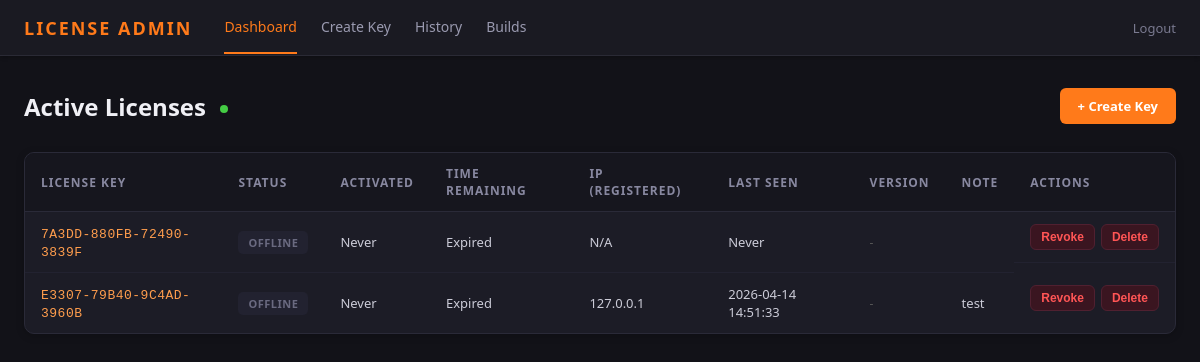
The page / (signed in) on the database as committed earlier.
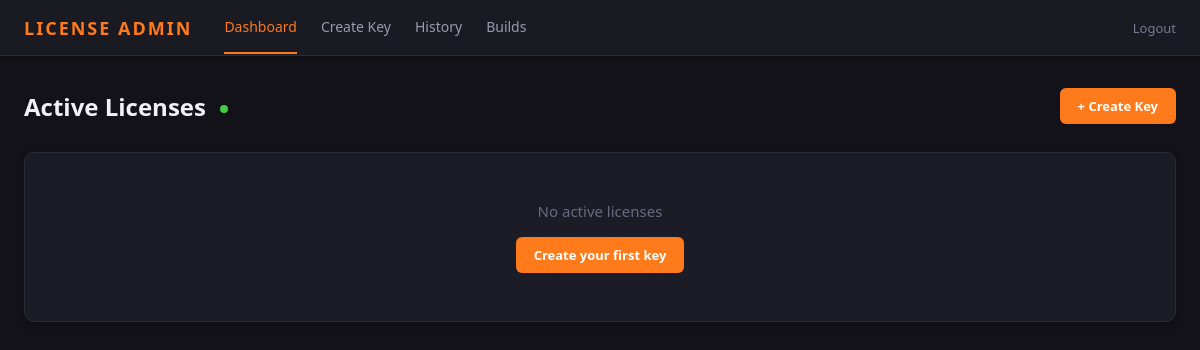
The same page on the database as committed later.
### tables this page shows
CREATE TABLE licenses (
            id INTEGER PRIMARY KEY AUTOINCREMENT,
            license_key TEXT UNIQUE NOT NULL,
            created_at REAL NOT NULL,
            activated_at REAL,
            expires_at REAL,
            duration_seconds INTEGER NOT NULL,
            status TEXT NOT NULL DEFAULT 'pending',
            last_heartbeat REAL,
            last_ip TEXT,
            note TEXT DEFAULT ''
        );

### license_server/server.py (the view)
@app.route("/")
@require_admin
def dashboard():
    conn = get_db()
    now = time.time()
    expire_active_licenses(conn)
    rows = conn.execute(
        "SELECT * FROM licenses WHERE status IN ('active', 'pending', 'suspended') ORDER BY created_at DESC"
    ).fetchall()
    conn.close()
    licenses = []
    for row in rows:
        if row["status"] == "active":
            remaining = row["expires_at"] - now
            remaining_text = format_duration(remaining)
            remaining_seconds = int(remaining)
        elif row["status"] == "suspended" and row["expires_at"]:
            remaining = max(0, row["expires_at"] - now)
            remaining_text = format_duration(remaining) + " (suspended)"
            remaining_seconds = int(remaining)
        else:
            remaining_text = format_duration(row["duration_seconds"])
            remaining_seconds = row["duration_seconds"]
        licenses.append({
            "id": row["id"],
            "key": row["license_key"],
            "created": format_time(row["created_at"]),
            "activated": format_time(row["activated_at"]),
            "remaining": remaining_text,
            "remaining_seconds": remaining_seconds,
            "online": is_online(row["last_heartbeat"]),
            "last_heartbeat": format_time(row["last_heartbeat"]),
            "last_ip": row["last_ip"] or "N/A",
            "registered_ip": row["registered_ip"] or "N/A",
            "note": row["note"] or "",
            "status": row["status"],
            "version": row["launcher_version"] or "",
        })
    return render_template("dashboard.html", licenses=licenses)

### license_server/server.py (called while the page is built, shortened)
def get_db():
    conn = sqlite3.connect(DB_PATH)
    conn.row_factory = sqlite3.Row
    conn.execute("PRAGMA journal_mode=WAL")
    return conn

def format_duration(seconds):
    if seconds <= 0:
        return "Expired"

def format_time(timestamp):
    if not timestamp:
        return "Never"
    return datetime.fromtimestamp(timestamp).strftime("%Y-%m-%d %H:%M:%S")

def is_online(last_heartbeat):
    if not last_heartbeat:
        return False
    return (time.time() - last_heartbeat) < HEARTBEAT_TIMEOUT

def expire_active_licenses(conn):
    now = time.time()
    conn.execute(
        "UPDATE licenses SET status = 'expired' WHERE status = 'active' AND expires_at IS NOT NULL AND expires_at <= ?",
        (now,)
    )
    conn.commit()

def require_admin(f):
    @wraps(f)
    def decorated(*args, **kwargs):
        if not session.get("admin_logged_in"):
            return redirect(url_for("login_page"))
        return f(*args, **kwargs)
    return decorated

### license_server/templates/dashboard.html (shortened to what this page needs)
{% extends "base.html" %}
{% block content %}
<div class="page-header">
    <h1>Active Licenses <span id="live-dot" class="live-indicator"></span></h1>
    <a href="{{ url_for('create_license') }}" class="btn btn-primary">+ Create Key</a>
</div>
<div class="card">
    <div id="license-table-container">
        {% if licenses %}
        <table>
            <thead>
                <tr>
                    <th>License Key</th>
                    <th>Status</th>
                    <th>Activated</th>
                    <th>Time Remaining</th>
                    <th>IP (Registered)</th>
                    <th>Last Seen</th>
                    <th>Version</th>
                    <th>Note</th>
                    <th>Actions</th>
                </tr>
            </thead>
            <tbody id="license-tbody">
                {% for lic in licenses %}
                <tr data-remaining="{{ lic.remaining_seconds }}" data-status="{{ lic.status }}">
                    <td><span class="key-text">{{ lic.key }}</span></td>
                    <td>
                        {% if lic.status == 'pending' %}
                        <span class="badge badge-pending">Pending</span>
                        {% elif lic.status == 'suspended' %}
                        <span class="badge badge-suspended">Suspended</span>
                        {% elif lic.online %}
                        <span class="badge badge-online">Online</span>
                        {% else %}
                        <span class="badge badge-offline">Offline</span>
                        {% endif %}
                    </td>
                    <td>
                        {% if lic.status == 'pending' %}
                        <span style="color: #666;">Not yet</span>
                        {% else %}
                        {{ lic.activated }}
                        {% endif %}
                    </td>
                    <td class="time-remaining" data-seconds="{{ lic.remaining_seconds }}" data-status="{{ lic.status }}">
                        {% if lic.status == 'pending' %}
                        {{ lic.remaining }} <span style="color: #666; font-size: 11px;">(waiting)</span>
                        {% else %}
                        {{ lic.remaining }}
                        {% endif %}
                    </td>
                    <td>
                        {{ lic.last_ip }}
                    </td>
                    <td>{{ lic.last_heartbeat }}</td>
                    <td><span style="color: {% if lic.version %}#ff8c33{% else %}#555{% endif %}; font-size: 12px;">{{ lic.version or '-' }}</span></td>
                    <td>{{ lic.note }}</td>
                    <td class="actions-cell">
                        <form method="POST" action="{{ url_for('revoke_license', license_id=lic.id) }}" onsubmit="return confirm('Revoke this license?')">
                            <button type="submit" class="btn btn-danger btn-sm">Revoke</button>
                        </form>
                        <form method="POST" action="{{ url_for('delete_license', license_id=lic.id) }}" onsubmit="return confirm('Delete this license?')">
                            <button type="submit" class="btn btn-danger btn-sm">Delete</button>
                        </form>
                    </td>
                </tr>
                {% endfor %}
            </tbody>
        </table>
        {% else %}
        <div class="empty-state">
            <p>No active licenses</p>
            <a href="{{ url_for('create_license') }}" class="btn btn-primary">Create your first key</a>
        </div>
        {% endif %}
    </div>
</div>
{% endblock %}

### license_server/templates/base.html (shortened to what this page needs)
<!DOCTYPE html>
<html lang="en">
<head>
</head>
<body>
    <nav class="navbar">
        <div class="brand">LICENSE ADMIN</div>
        <div class="nav-links">
            <a href="{{ url_for('dashboard') }}" class="{% if request.endpoint == 'dashboard' %}active{% endif %}">Dashboard</a>
            <a href="{{ url_for('create_license') }}" class="{% if request.endpoint == 'create_license' %}active{% endif %}">Create Key</a>
            <a href="{{ url_for('history') }}" class="{% if request.endpoint == 'history' %}active{% endif %}">History</a>
            <a href="{{ url_for('builds_page') }}" class="{% if request.endpoint in ('builds_page', 'create_build_config', 'edit_build_config') %}active{% endif %}">Builds</a>
        </div>
        <a href="{{ url_for('logout') }}" class="logout-btn">Logout</a>
    </nav>
    <div class="container">
        {% block content %}{% endblock %}
    </div>
</body>
</html>

### license_server/templates/base.html (style rules this page uses)
* { margin: 0; padding: 0; box-sizing: border-box; }
body { font-family: 'Segoe UI', system-ui, -apple-system, sans-serif; background: #121218; color: #e8e8ef; min-height: 100vh; }
a { color: #ff7a1a; text-decoration: none; }
.navbar { background: #1a1a22; border-bottom: 1px solid #2a2a35; padding: 0 24px; display: flex; align-items: center; height: 56px; gap: 32px; box-shadow: 0 1px 4px rgba(0,0,0,0.3); }
.navbar .brand { font-size: 18px; font-weight: 700; color: #ff7a1a; letter-spacing: 2px; }
.navbar .nav-links { display: flex; gap: 24px; }
.navbar .nav-links a { color: #9a9ab0; font-size: 14px; font-weight: 500; padding: 16px 0; border-bottom: 2px solid transparent; transition: all 0.2s; }
.navbar .nav-links a:hover, .navbar .nav-links a.active { color: #ff7a1a; border-bottom-color: #ff7a1a; }
.navbar .logout-btn { color: #7a7a90; font-size: 13px; }
.container { max-width: 1200px; margin: 0 auto; padding: 32px 24px; }
.page-header { display: flex; align-items: center; justify-content: space-between; margin-bottom: 28px; }
.page-header h1 { font-size: 24px; font-weight: 600; color: #f0f0f5; }
.btn { display: inline-flex; align-items: center; gap: 6px; padding: 9px 18px; border: none; border-radius: 6px; font-size: 13px; font-weight: 600; cursor: pointer; transition: all 0.2s; }
.btn-primary { background: #ff7a1a; color: #fff; }
.card { background: #1c1c26; border: 1px solid #2a2a38; border-radius: 10px; overflow: hidden; box-shadow: 0 2px 8px rgba(0,0,0,0.2); }
.empty-state { text-align: center; padding: 48px 24px; color: #6a6a80; }
.empty-state p { font-size: 15px; margin-bottom: 16px; }

### license_server/templates/dashboard.html (style rules this page uses)
.live-indicator { display: inline-block; width: 8px; height: 8px; background: #44cc44; border-radius: 50%; margin-left: 8px; animation: pulse-live 2s infinite; vertical-align: middle; }

Rows that differ between the two databases and show on the page:
removed licenses: key "7A3DD-880FB-72490-3839F", status "OFFLINE", activated "Never", remaining "Expired", last_ip "N/A", last_heartbeat "Never", version "-"
removed licenses: key "E3307-79B40-9C4AD-3960B", status "OFFLINE", activated "Never", remaining "Expired", last_ip "127.0.0.1", last_heartbeat "2026-04-14 14:51:33", version "-", note "test"
Other text that changed with them:
text no longer shown: "LICENSE KEY STATUS ACTIVATED TIME REMAINING IP (REGISTERED) LAST SEEN VERSION NOTE ACTIONS"
text now shown: "No active licenses Create your first key"
